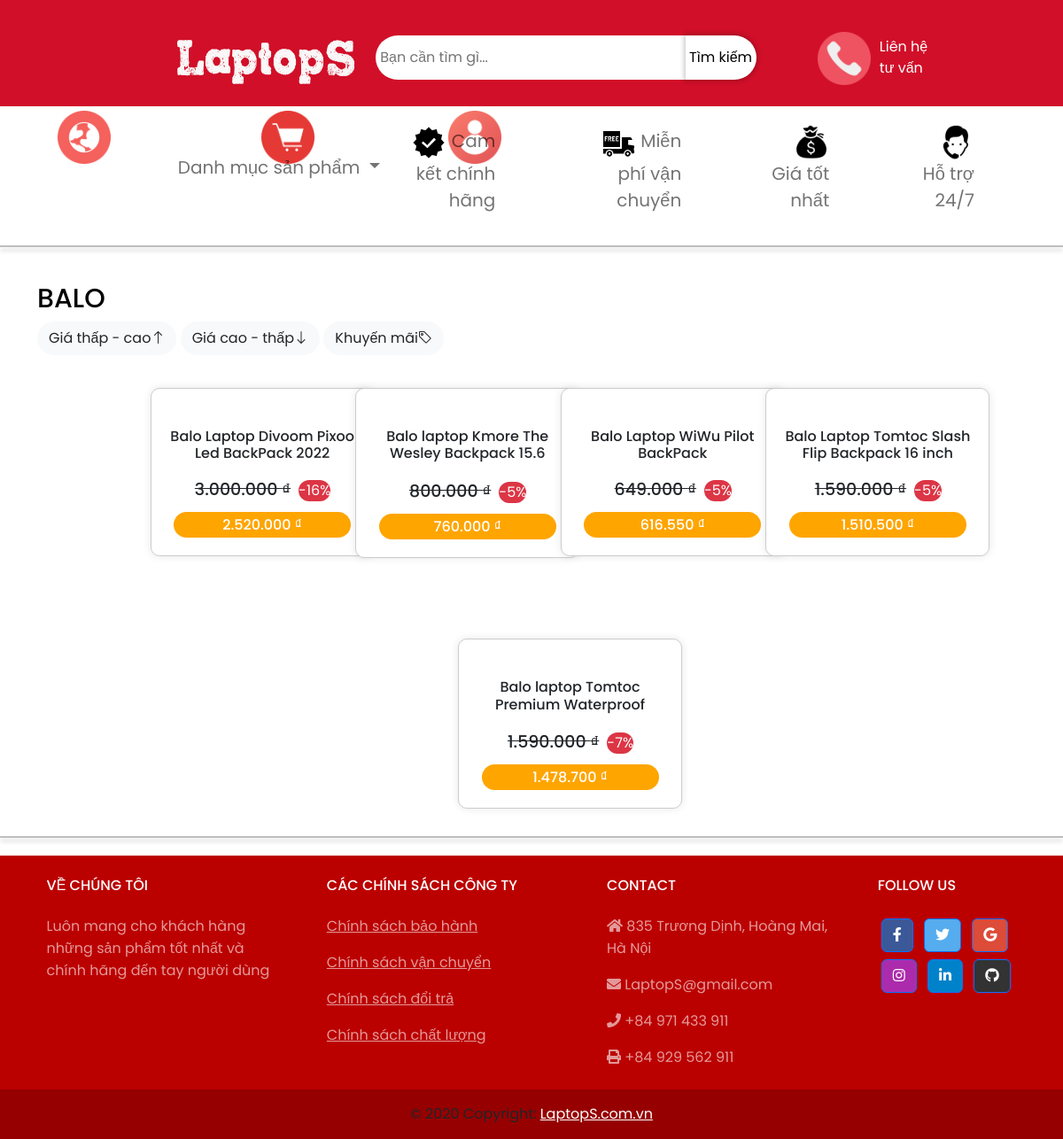
The app's page /product/balo.php with its own data.
### tables this page shows
CREATE TABLE `product` (
  `product_id` int(11) NOT NULL,
  `name` varchar(255) DEFAULT NULL,
  `description` text DEFAULT NULL,
  `price` decimal(12,0) DEFAULT NULL,
  `discount` decimal(5,0) DEFAULT NULL,
  `image_link_1` varchar(255) DEFAULT NULL,
  `image_link_2` varchar(255) DEFAULT NULL,
  `image_link_3` varchar(255) DEFAULT NULL,
  `image_link_4` varchar(255) DEFAULT NULL,
  `number` int(11) DEFAULT NULL,
  `number_buy` int(11) DEFAULT NULL,
  `type_id` int(11) DEFAULT NULL,
  `brand_id` int(11) DEFAULT NULL,
  `purpose_id` int(11) DEFAULT NULL,
  `description1` text DEFAULT NULL,
  `active` tinyint(1) DEFAULT 1
);

### product/balo.php (the view, shortened to what this page needs)
<?php
include 'header.php';
?>
<link href="https://cdn.jsdelivr.net/npm/bootstrap-icons@1.8.1/font/bootstrap-icons.css" rel="stylesheet">
<div class="container">
    <h2 style="color: black; font-size: 30px; margin-top: 40px;">BALO </h2>
    <div class="col-md-12 mb-3">
    <div class="d-inline-block rounded-pill bg-light p-0 mr-2">
        <a href="?sort=asc" class="btn btn-link text-decoration-none text-dark">
            <span class="d-flex align-items-center">
                <span class="font-size-small">Giá thấp - cao</span>
                <i class="bi bi-arrow-up ml-2"></i>
            </span>
        </a>
    </div>
    <div class="d-inline-block rounded-pill bg-light p-0">
        <a href="?sort=desc" class="btn btn-link text-decoration-none text-dark">
            <span class="d-flex align-items-center">
                <span class="font-size-small">Giá cao - thấp</span>
                <i class="bi bi-arrow-down ml-2"></i>
            </span>
        </a>
</div>
<div class="d-inline-block rounded-pill bg-light p-0">
        <a href="?sort=discount" class="btn btn-link text-decoration-none text-dark">
            <span class="d-flex align-items-center">
                <span class="font-size-small">Khuyến mãi</span>
                <i class="bi bi-tag ml-2"></i>
            </span>
        </a>
    </div>
        <?php
        $sql = "SELECT * FROM product WHERE type_id='5'";
        if ($result = mysqli_query($conn, $sql)) {
            $counter = 0;
            while ($row = mysqli_fetch_array($result)) {
                if ($counter % 5 == 0) {
                    echo '</div>';
                    echo '<div class="row justify-content-center custom-margin-bottom">';
                }
                echo '<div class="col-md-2 custom-margin text-center">';
                echo '<div class="product-card bg-white">';
                echo '<div class="card-body">';
                echo '<h5 class="card-title">' . $row['name'] . '</h5>';
                $originalPrice = $row['price'];
                $discountPercentage = $row['discount'];
                $discountedPrice = $originalPrice - ($originalPrice * $discountPercentage / 100);
                echo '<h5 class="card-text discounted-price">' . number_format($originalPrice, 0, ',', '.') . ' ₫ </h5>';
                echo '<div class="rounded-pill bg-danger text-white">' . -intval($discountPercentage) . '%</div>';
                echo '<h6 class="card-text price">' . number_format($discountedPrice, 0, ',', '.') . ' ₫ </h6>';
                echo '</div>';
                echo '</div>';
                echo '</div>';
                $counter++;
            }
        } else {
            echo "ERROR: Không thể thực thi $sql. " . mysqli_error($connect);
        }
        ?>
    </div>
</div>
<?php include '../footer.php'; ?>

### css/style.css (style rules this page uses)
* { padding: 0; margin: 0; box-sizing: border-box; font-family: 'poppins',sans-serif; }
.container { max-width: 800px; margin: 0 auto; }
.btn,button,input { border-radius: 35px; }
a { text-decoration: none; }
body { background-color: #dbd9d9; margin: 0; padding: 0; }
.card-text.price { border-radius: 15px; background-color: orange; padding: 10px; color: white; width: 200px; text-align: center; display: inline-block; font-size: 22px; }
.product-card { margin-bottom: 50px; width: calc(221px + 2em); border: 1px solid #ccc; border-radius: 10px; box-shadow: 0 0 10px rgba(0, 0, 0, 0.1); overflow: hidden; }
.product-card .card-body { padding: 1.25rem; overflow: hidden; }
.product-card .card-title { max-height: 2.5em; overflow: hidden; font-size: 16px; }
.product-card .card-text { text-align: left; font-size: 16px; }
.product-card .discounted-price { font-size: 19px; padding: 5px; display: inline-block; text-decoration: line-through; }
.product-card .bg-danger { background-color: #dc3545; }
.product-card .rounded-pill { border-radius: 20px; display: inline-block; margin-left: 4px; margin-right: 4px; }
.product-card .price { padding: 5px; text-align: center; }
.custom-margin { margin: 1.3rem; }
.custom-margin-bottom { margin-bottom: -60px; }

### product/balo.php (style rules this page uses)
.product-card { margin-bottom: 50px; width: calc(221px + 2em); border: 1px solid #ccc; border-radius: 10px; box-shadow: 0 0 10px rgba(0, 0, 0, 0.1); overflow: hidden; }
.product-card .card-body { padding: 1.25rem; overflow: hidden; }
.product-card .card-title { max-height: 2.5em; overflow: hidden; font-size: 16px; }
.product-card .card-text { text-align: left; font-size: 16px; }
.product-card .discounted-price { font-size: 19px; padding: 5px; display: inline-block; text-decoration: line-through; }
.product-card .bg-danger { background-color: #dc3545; }
.product-card .rounded-pill { border-radius: 20px; display: inline-block; margin-left: 4px; margin-right: 4px; }
.product-card .price { padding: 5px; text-align: center; }
.custom-margin { margin: 1.3rem; }
.custom-margin-bottom { margin-bottom: -60px; }

### records on screen
product: name "Balo Laptop Divoom Pixoo Led BackPack 2022", price "3.000.000", discount "-16", discountedPrice "2.520.000"
product: name "Balo laptop Kmore The Wesley Backpack 15.6…", price "800.000", discount "-5", discountedPrice "760.000"
product: name "Balo Laptop WiWu Pilot BackPack", price "649.000", discount "-5", discountedPrice "616.550"
product: name "Balo Laptop Tomtoc Slash Flip Backpack 16 inch", price "1.590.000", discount "-5", discountedPrice "1.510.500"
product: name "Balo laptop Tomtoc Premium Waterproof…", price "1.590.000", discount "-7", discountedPrice "1.478.700"
